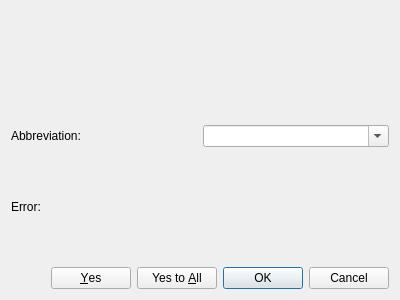
<?xml version="1.0" encoding="UTF-8"?>
<ui version="4.0">
 <class>DialogEditStreets</class>
 <widget class="QDialog" name="DialogEditStreets">
  <property name="geometry">
   <rect>
    <x>0</x>
    <y>0</y>
    <width>400</width>
    <height>300</height>
   </rect>
  </property>
  <property name="windowTitle">
   <string>Dialog</string>
  </property>
  <layout class="QGridLayout" name="gridLayout">
   <item row="0" column="0">
    <widget class="SegmentSelectionWidget" name="ssw" native="true"/>
   </item>
   <item row="1" column="0">
    <layout class="QHBoxLayout" name="horizontalLayout">
     <item>
      <widget class="QLabel" name="label">
       <property name="text">
        <string>Abbreviation: </string>
       </property>
      </widget>
     </item>
     <item>
      <widget class="QComboBox" name="cbAbbreviations">
       <property name="editable">
        <bool>true</bool>
       </property>
      </widget>
     </item>
    </layout>
   </item>
   <item row="2" column="0">
    <widget class="QLabel" name="lblHelp">
     <property name="text">
      <string>Error:</string>
     </property>
    </widget>
   </item>
   <item row="3" column="0">
    <widget class="QDialogButtonBox" name="buttonBox">
     <property name="orientation">
      <enum>Qt::Orientation::Horizontal</enum>
     </property>
     <property name="standardButtons">
      <set>QDialogButtonBox::StandardButton::Cancel|QDialogButtonBox::StandardButton::Ok|QDialogButtonBox::StandardButton::Yes|QDialogButtonBox::StandardButton::YesToAll</set>
     </property>
    </widget>
   </item>
  </layout>
 </widget>
 <customwidgets>
  <customwidget>
   <class>SegmentSelectionWidget</class>
   <extends>QWidget</extends>
   <header>segmentselectionwidget.h</header>
   <container>1</container>
  </customwidget>
 </customwidgets>
 <resources/>
 <connections>
  <connection>
   <sender>buttonBox</sender>
   <signal>accepted()</signal>
   <receiver>DialogEditStreets</receiver>
   <slot>accept()</slot>
   <hints>
    <hint type="sourcelabel">
     <x>248</x>
     <y>254</y>
    </hint>
    <hint type="destinationlabel">
     <x>157</x>
     <y>274</y>
    </hint>
   </hints>
  </connection>
  <connection>
   <sender>buttonBox</sender>
   <signal>rejected()</signal>
   <receiver>DialogEditStreets</receiver>
   <slot>reject()</slot>
   <hints>
    <hint type="sourcelabel">
     <x>316</x>
     <y>260</y>
    </hint>
    <hint type="destinationlabel">
     <x>286</x>
     <y>274</y>
    </hint>
   </hints>
  </connection>
 </connections>
</ui>
